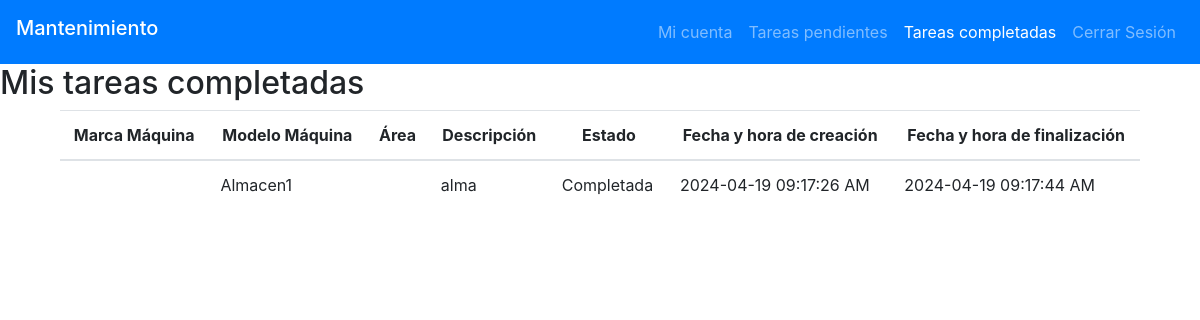
/page_plastInnova/colab/tasks_completed.php (signed in), run on the app's committed database.
### tables this page shows
CREATE TABLE `machines` (
  `id` int(11) NOT NULL,
  `state` varchar(10) NOT NULL,
  `brand` varchar(30) NOT NULL,
  `model` varchar(30) NOT NULL,
  `serial_number` varchar(60) NOT NULL,
  `machine_number` int(10) NOT NULL,
  `description` text NOT NULL,
  `technical_sheet` varchar(60) NOT NULL,
  `image_path` varchar(50) NOT NULL,
  `id_area` varchar(20) NOT NULL
);

CREATE TABLE `tasks` (
  `id` int(20) NOT NULL,
  `state` varchar(10) NOT NULL,
  `priority` varchar(10) NOT NULL,
  `id_area` varchar(20) NOT NULL,
  `id_machine` int(11) NOT NULL,
  `id_collaborator` int(11) NOT NULL,
  `creation_task` datetime NOT NULL,
  `date_task` date DEFAULT NULL,
  `finalization_task` datetime DEFAULT NULL,
  `maintenance_type` varchar(20) DEFAULT NULL,
  `description_task` text NOT NULL,
  `job_description` text NOT NULL,
  `result_task` varchar(20) DEFAULT NULL,
  `images_job` varchar(60) NOT NULL,
  `images_task` varchar(60) NOT NULL
);

### htdocs/page_plastInnova/colab/tasks_completed.php (the view, shortened to what this page needs)
<?php
    include("../php/connect.php");
    $query1 = "SELECT *
                FROM tasks T
                WHERE T.id_collaborator = '" . $_SESSION['id'] . "'
                AND T.state='completed'";
    $data1 = $conn->query($query1);
?>
<!DOCTYPE html>
<html lang="es">
<head>
    <link rel="stylesheet" href="https://cdn.jsdelivr.net/npm/bootstrap@4.5.3/dist/css/bootstrap.min.css">
</head>
<body>
    <header>
        <nav class="navbar navbar-expand-lg navbar-dark bg-primary">
            <h2 class="navbar-brand">Mantenimiento</h2>
            <section class="collapse navbar-collapse" id="navbarNav">
                <ul class="navbar-nav ml-auto">
                    <li class="nav-item">
                        <a class="nav-link" href="personal_page.php">Mi cuenta</a>
                    </li>
                    <li class="nav-item ">
                        <a class="nav-link" href="tasks.php">Tareas pendientes</a>
                    </li>
                    <li class="nav-item active">
                        <a class="nav-link" href="tasks_completed.php">Tareas completadas</a>
                    </li>
                    <li class="nav-item">
                        <a class="nav-link" href="../php/close_sesion.php">Cerrar Sesión</a>
                    </li>
                </ul>
            </section>
        </nav>
        </header>
    <section id="tasks_list">
        <h2>Mis tareas completadas</h2>
        <section class="container">
            <section class="col-sm-12 col-md-12 col-lg-12">
                <section class="table-responsive table-hover" id="tablaConsulta">
                    <table class="table">
                        <thead class="text.muted">
                            <th class="text-center">Marca Máquina</th>
                            <th class="text-center">Modelo Máquina</th>
                            <th class="text-center">Área</th>
                            <th class="text-center">Descripción</th>
                            <th class="text-center">Estado</th>
                            <th class="text-center">Fecha y hora de creación</th>
                            <th class="text-center">Fecha y hora de finalización</th>
                        </thead>
                        <tbody>
                            <tr>
                                <?php while($row1 = $data1->fetch_assoc()){
                                    $query2 = "SELECT *
                                    FROM machines M
                                    WHERE M.id = '" . $row1['id_machine'] . "'";
                                $data2 = mysqli_query($conn, $query2);
                                while($row2 = mysqli_fetch_array($data2) ){
                                ?>
                                <td><?php echo $row2['marca'];?></td>
                                <td><?php echo $row2['model'];?></td>
                                <td><?php echo $row1['area'];?></td>
                                <td><?php echo $row1['description_task'];?></td>
                                <td><?php echo ($row1['state'] == 'completed') ? "Completada" : $row1['state']; ?></td>
                                <td><?php echo date("Y-m-d h:i:s A", strtotime($row1['creation_task'])); ?></td>
                                <td><?php echo date("Y-m-d h:i:s A", strtotime($row1['finalization_task'])); ?></td>
                            </tr>
                                <?php }}?>
                        </tbody>
                    </table>
                </section>
            </section>
        </section>
    </section>
</body>
</html>

### data on the page
tasks: description_task "alma", creation_task "2024-04-19 09:17:26 AM", finalization_task "2024-04-19 09:17:44 AM"
machines: model "Almacen1"
